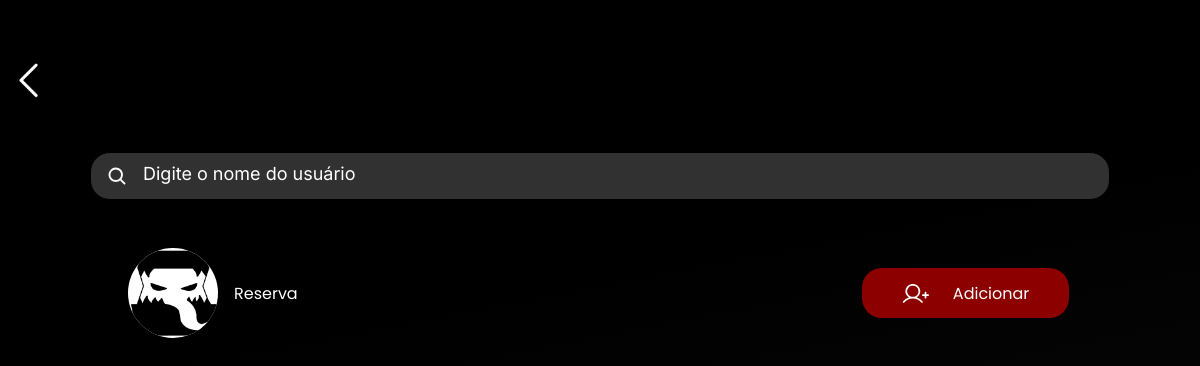
/SistAmizade/amigos/3/, run on an earlier commit of the app's database.
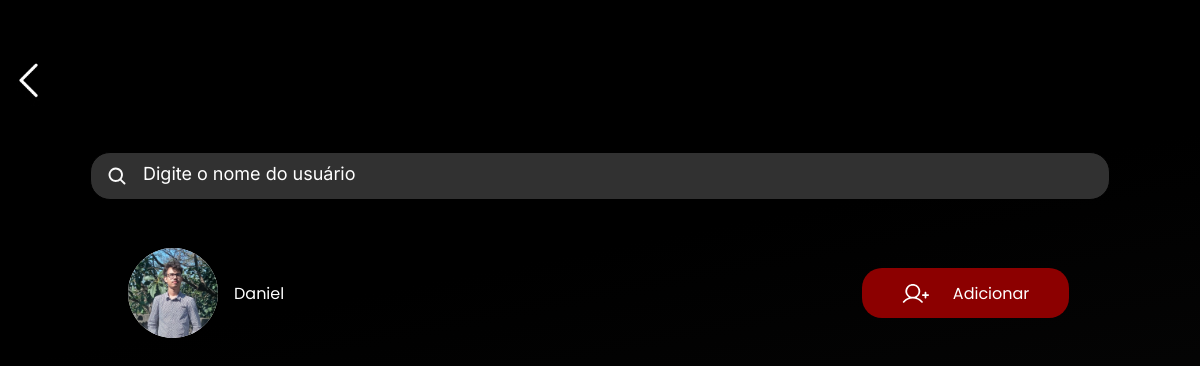
And on a later commit of the database.
### SistAmizade/models.py (models this page shows, shortened)
class Amigo(models.Model):
    usuario = models.ForeignKey(User, related_name='amigos', on_delete=models.CASCADE)
    amigo = models.ForeignKey(User, related_name='amigos_de', on_delete=models.CASCADE)
    data_criacao = models.DateTimeField(auto_now_add=True)
    slug = models.SlugField(max_length=255, default=None)
    fotoConta = models.FileField(max_length=200, default="Indefinido")
    nomeAmigo = models.CharField(max_length=200, default='None')
    class Meta:
        unique_together = ('usuario', 'amigo')

### SistAmizade/views.py (the view)
# urls.py: path('amigos/<int:user_id>/', views.listar_amigos_usuario, name='listar_amigos_usuario'),
def listar_amigos_usuario(request, user_id):
    usuario = User.objects.get(pk=user_id)
    amigos = Amigo.objects.filter(usuario=usuario)
    return render(request, 'listar_amigos_usuario.html', {'usuario': usuario, 'amigos': amigos})

### SistAmizade/templates/listar_amigos_usuario.html (shortened to what this page needs)
{% extends 'principal/base.html' %}
{% load static %}
{% block head %}
<link rel="stylesheet" href="{% static "css/global.css" %}" />
<link rel="stylesheet" href="{% static "css/responsivity.css" %}">
<link rel="stylesheet" href="{% static "css/buscar-usuario.css" %}">
{% endblock %}
{% block conteudo %}
<div class="amigos1">
    <div class="flex" style="height: 100vh;">
        <div class="add-area flex">
          <div class="add-contacts flex">
            <button style="all: unset;" onclick="goBack()">
                <img class="down-arrow-1-41" alt="" src="{% static 'img/public/downarrow-1-4@2x.png'%}" id="downArrow14"/>
            </button>
            <div id="amizades">AMIGOS DE {{ usuario.username|upper }}</div>
          </div>
          <div class="searchbar2">
                <div class="searchbar-inner flex">
                    <input type="text" id="searchInput" class="pesquisar" placeholder="Digite o nome do usuário" oninput="filterFriends()">
                    <img class="magnifying-glass-1-icon1" alt="" src="{% static "img/public/magnifyingglass-11.svg" %}"/>
                </div>
          </div>
          <div class="contact-list flex">
            {% for amigo in amigos %}
                <div class="amizade">
                    <div class="image-50-group">
                        {% if amigo.fotoConta == "Indefinido" %}
                            <img style="background: white;" class="contact-icon" alt="" src="{% static "img/Ain.png" %}"/>
                        {% else %}
                            <img style="background: white;" class="contact-icon" alt="" src="{{ amigo.fotoConta.url }}"/>
                        {% endif %}
                    </div>
                    <div class="contact-write">
                        <p><a class="amz" href="{% url 'exibir_perfil' amigo.slug %}">{{ amigo.amigo.username }}</a></p>
                    </div>
                    <div class="addbutton flex">
                        <a class="flex" href="{% url 'exibir_perfil' amigo.slug %}">
                            <img src="{% static 'img/public/add-player.svg' %}" alt="">
                            <p>Adicionar</p>
                        </a>
                    </div>
                </div>
            {% empty %}
                <div class="label flex">
                    <h2>Nenhum amigo encontrado</h2>
                </div>
            {% endfor %}
          </div>
      </div>
</div>
{% endblock conteudo %}

What changed in the data, as far as the page shows it:
removed Amigo: amigo.username "Reserva"
now on this page (row edited): Amigo: fotoConta (picture), amigo.username "Daniel"
